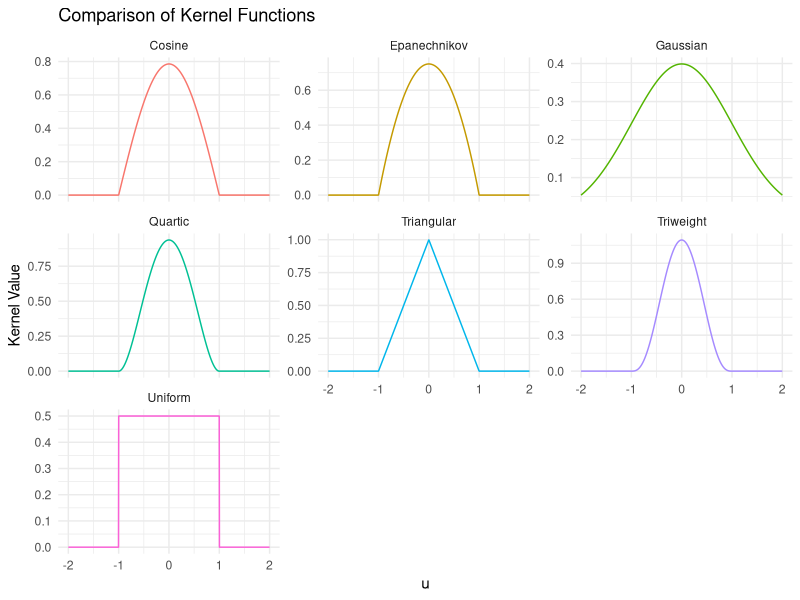
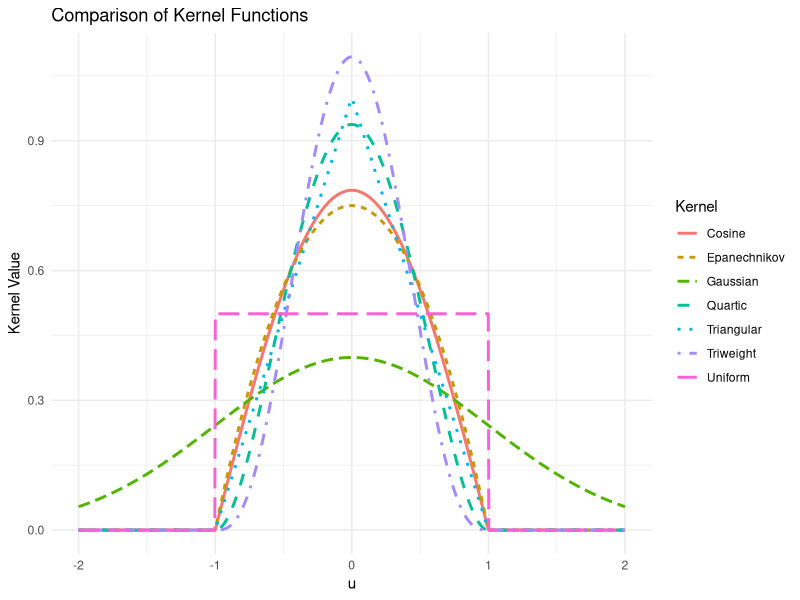

Write R code to recreate these figures, in order.

# Second try:
library(ggplot2)
# Kernel functions
uniform_kernel <- function(u) {
  ifelse(abs(u) <= 1, 0.5, 0)
}

triangular_kernel <- function(u) {
  ifelse(abs(u) <= 1, 1 - abs(u), 0)
}

epanechnikov_kernel <- function(u) {
  ifelse(abs(u) <= 1, 0.75 * (1 - u^2), 0)
}

quartic_kernel <- function(u) {
  ifelse(abs(u) <= 1, (15/16) * (1 - u^2)^2, 0)
}

triweight_kernel <- function(u) {
  ifelse(abs(u) <= 1, (35/32) * (1 - u^2)^3, 0)
}

gaussian_kernel <- function(u) {
  (1 / sqrt(2 * pi)) * exp(-0.5 * u^2)
}

cosine_kernel <- function(u) {
  ifelse(abs(u) <= 1, (pi / 4) * cos(pi * u / 2), 0)
}
# Generate data for plotting
u <- seq(-2, 2, length.out = 1000)
kernels <- data.frame(
  u = rep(u, 7),
  value = c(
    sapply(u, uniform_kernel),
    sapply(u, triangular_kernel),
    sapply(u, epanechnikov_kernel),
    sapply(u, quartic_kernel),
    sapply(u, triweight_kernel),
    sapply(u, gaussian_kernel),
    sapply(u, cosine_kernel)
  ),
  kernel = factor(rep(c("Uniform", "Triangular", "Epanechnikov", "Quartic", "Triweight", "Gaussian", "Cosine"), each = length(u)))
)
# Plot using ggplot2
p <- ggplot(kernels, aes(x = u, y = value, color = kernel)) +
  geom_line() +
  facet_wrap(~ kernel, scales = "free_y") +
  labs(title = "Comparison of Kernel Functions",
       x = "u",
       y = "Kernel Value") +
  theme_minimal() +
  theme(legend.position = "none")
# The facet_wrap function will create separate plots for each kernel type, and theme_minimal is used to give a clean look to the plots.
print(p)

# Plot using ggplot2
p1 <- ggplot(kernels, aes(x = u, y = value, color = kernel, linetype = kernel)) +
  geom_line(size = 1) +
  labs(title = "Comparison of Kernel Functions",
       x = "u",
       y = "Kernel Value",
       color = "Kernel",
       linetype = "Kernel") +
  theme_minimal() +
  theme(legend.position = "right")

# Save the plot as an EPS file
ggsave("kernel_comparison.eps", plot = p1, device = "eps", width = 8, height = 6)

